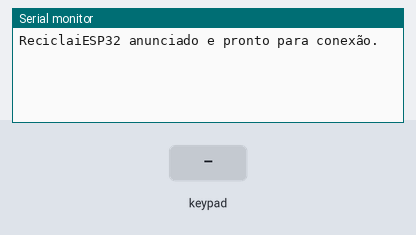
Recording of a sketch running on a simulated ESP32. Parts: the last lines printed to the serial monitor. The inputs (shaded band) are chosen by the test bench. Nothing arrives over Bluetooth unless stated; a phone connects over Bluetooth LE 3 s after start.

Above: at 1.2 s.
1.3 s: key '1' pressed
At 2.3 s:
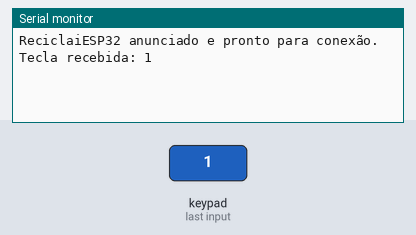
2.8 s: keypad keys 1 9 1 8 5 1 7 pressed 0.4 s apart
At 6.9 s:
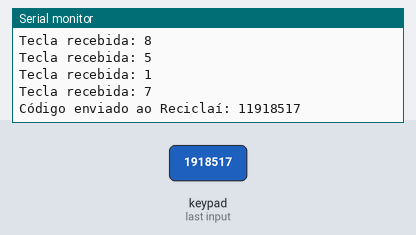
7.4 s: key '*' pressed
At 8.2 s:
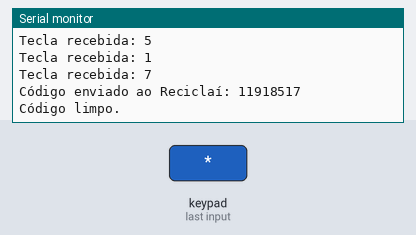
8.9 s: keypad keys 1 9 1 8 5 1 7 # pressed 0.4 s apart
At 12.4 s:
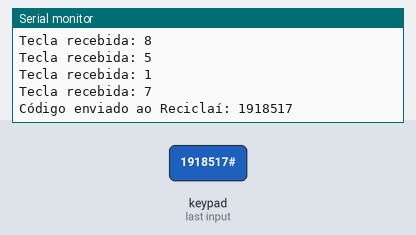
Timing chart, 0 to 13.9 s (numbered marks = the images above; inputs shaded):
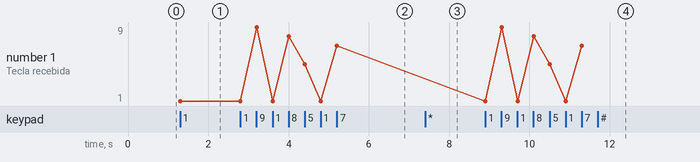

Measured:
- after the input at 1.3 s, the serial monitor: prints a new line at once (image 1)
- after the input at 2.8 s, the serial monitor: prints a new line after 0.41 s (image 2)
- after the input at 7.4 s, the serial monitor: prints a new line at once (image 3)
- after the input at 8.9 s, the serial monitor: prints a new line at once (image 4)
- plotted number 1: 1 → 7 after the input at 2.8 s

The sketch:

ESP32_RECICLAI_BLUETOOTH.ino
```cpp
#include <BLEDevice.h>
#include <BLEServer.h>
#include <BLEUtils.h>
#include <BLE2902.h>
#include <Keypad.h>

// UUIDs precisam ser exatamente iguais aos usados pelo app Reciclaí.
#define SERVICE_UUID        "12345678-1234-1234-1234-123456789abc"
#define CHARACTERISTIC_UUID "abcdefab-1234-1234-1234-abcdefabcdef"
#define DEVICE_NAME         "ReciclaiESP32"

// Ajuste estes pinos para a sua ligação física do teclado matricial.
const byte ROWS = 4;
const byte COLS = 4;
char keymap[ROWS][COLS] = {
  {'1', '2', '3', 'A'},
  {'4', '5', '6', 'B'},
  {'7', '8', '9', 'C'},
  {'*', '0', '#', 'D'},
};
byte rowPins[ROWS] = {19, 18, 5, 17};
byte colPins[COLS] = {16, 4, 2, 15};
Keypad keypad = Keypad(makeKeymap(keymap), rowPins, colPins, ROWS, COLS);

BLECharacteristic* codeCharacteristic = nullptr;
String codeBuffer;
unsigned long lastKeyAt = 0;
const unsigned long AUTO_SEND_AFTER_PAUSE_MS = 700;

void sendCode() {
  if (codeBuffer.length() < 6) return;

  // O app aceita texto UTF-8. A quebra de linha ajuda a separar mensagens.
  codeCharacteristic->setValue((codeBuffer + "\\n").c_str());
  codeCharacteristic->notify();
  Serial.print("Código enviado ao Reciclaí: ");
  Serial.println(codeBuffer);
  codeBuffer = "";
}

void setup() {
  Serial.begin(115200);

  BLEDevice::init(DEVICE_NAME);
  BLEServer* server = BLEDevice::createServer();
  BLEService* service = server->createService(SERVICE_UUID);

  codeCharacteristic = service->createCharacteristic(
    CHARACTERISTIC_UUID,
    BLECharacteristic::PROPERTY_READ | BLECharacteristic::PROPERTY_NOTIFY
  );
  codeCharacteristic->addDescriptor(new BLE2902());
  codeCharacteristic->setValue("pronto");

  service->start();
  BLEAdvertising* advertising = BLEDevice::getAdvertising();
  advertising->addServiceUUID(SERVICE_UUID);
  advertising->setScanResponse(true);
  BLEDevice::startAdvertising();

  Serial.println("ReciclaiESP32 anunciado e pronto para conexão.");
}

void loop() {
  char key = keypad.getKey();
  if (key) {
    lastKeyAt = millis();

    if (key == '*') {
      codeBuffer = "";
      Serial.println("Código limpo.");
    } else if (key == '#') {
      sendCode();
    } else if (key >= '0' && key <= '9' && codeBuffer.length() < 13) {
      codeBuffer += key;
      Serial.print("Tecla recebida: ");
      Serial.println(key);
    }
  }

  // Permite digitar 123456 sem precisar pressionar #. Para EAN-13,
  // digite as 13 posições rapidamente ou finalize com #.
  if (codeBuffer.length() >= 6 && millis() - lastKeyAt >= AUTO_SEND_AFTER_PAUSE_MS) {
    sendCode();
  }
}
```
